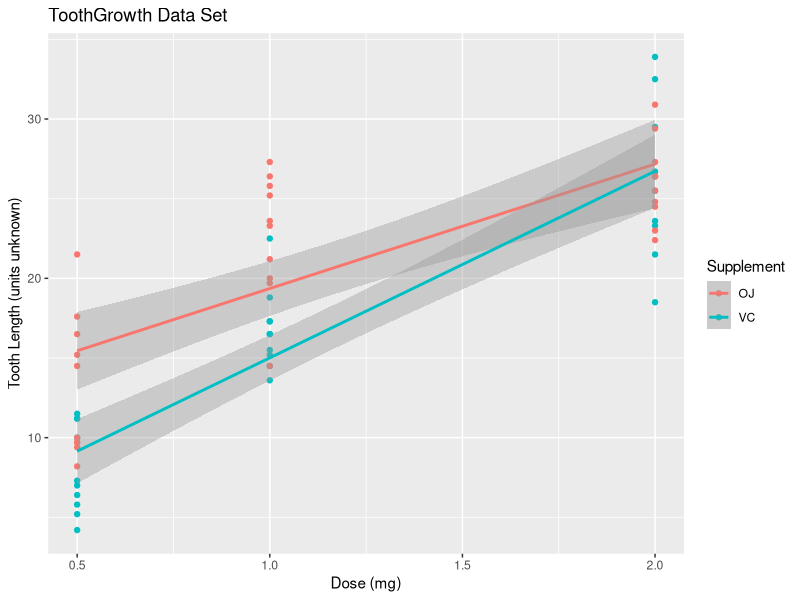

Reproduce this figure in R.
## ---- chunk 1
library(ggplot2)
library(knitr)
## ---- chunk 2
library(datasets)
data(ToothGrowth)
## ---- chunk 3
str(ToothGrowth)
summary(ToothGrowth)
## ---- chunk 4
g <- ggplot(ToothGrowth, aes(x=dose, y=len, colour=supp))
g + geom_point() + geom_smooth(method=lm) +
    labs(x="Dose (mg)", y="Tooth Length (units unknown)", title="ToothGrowth Data Set") +
    guides(col=guide_legend(title="Supplement"))
